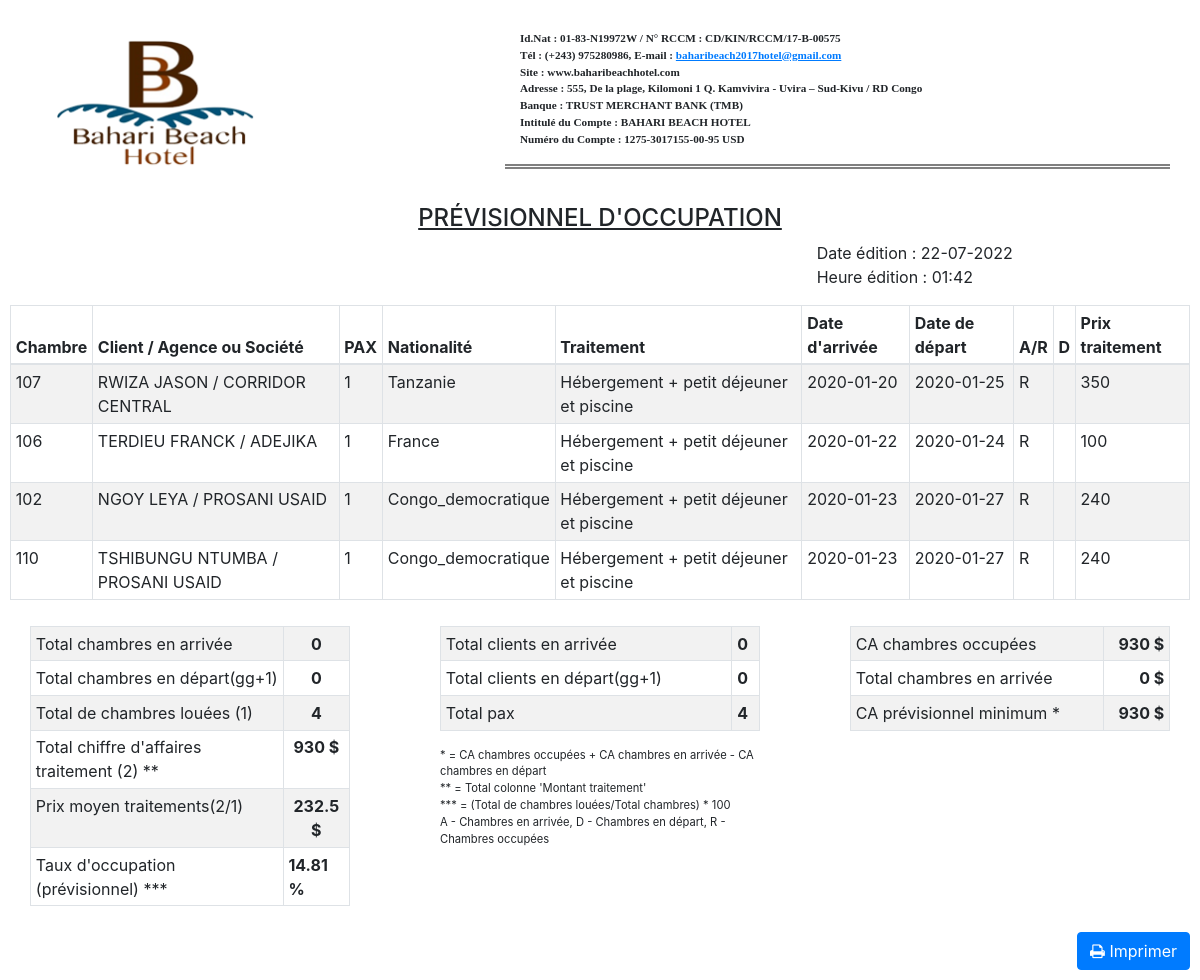
Screenshot of /php/previsionnelOccupA.php (signed in) with the database file from the repository.
### tables this page shows
CREATE TABLE IF NOT EXISTS `booking` (
  `id_booking` int(11) NOT NULL AUTO_INCREMENT,
  `date_booking` timestamp NULL DEFAULT CURRENT_TIMESTAMP,
  `id_client` int(11) DEFAULT NULL,
  `num_chambre` int(11) DEFAULT NULL,
  `date_in` date DEFAULT NULL,
  `date_out` date DEFAULT NULL,
  `nombre_jour` int(11) DEFAULT NULL,
  `total_apayer` double DEFAULT NULL,
  `accompte` double DEFAULT NULL,
  `reste_apayer` double DEFAULT NULL,
  `statut_booking` varchar(100) DEFAULT NULL,
  `nbre_enf` varchar(11) NOT NULL,
  `nbre_adult` varchar(11) NOT NULL,
  `reduction` double NOT NULL,
  `modePaie` varchar(10) NOT NULL,
  PRIMARY KEY (`id_booking`),
  KEY `id_client` (`id_client`),
  KEY `num_chambre` (`num_chambre`)
);

CREATE TABLE IF NOT EXISTS `rooms` (
  `id_room` int(11) NOT NULL AUTO_INCREMENT,
  `room_type` varchar(100) DEFAULT NULL,
  `room_code` int(11) DEFAULT NULL,
  `room_prix` double DEFAULT NULL,
  `autre_info` varchar(100) DEFAULT NULL,
  `niveau` int(11) NOT NULL,
  `statut` varchar(50) DEFAULT NULL,
  `motif` varchar(50) NOT NULL,
  `idCatCh` smallint(2) NOT NULL,
  `idVue` smallint(2) NOT NULL,
  PRIMARY KEY (`id_room`),
  KEY `idCatCh` (`idCatCh`),
  KEY `idVue` (`idVue`)
);

CREATE TABLE IF NOT EXISTS `client` (
  `id_client` int(11) NOT NULL AUTO_INCREMENT,
  `nom_client` varchar(200) DEFAULT NULL,
  `sexe_client` char(1) DEFAULT NULL,
  `etatCivil` varchar(20) DEFAULT NULL,
  `profession` varchar(100) DEFAULT NULL,
  `pays` varchar(50) DEFAULT NULL,
  `telClient` varchar(50) DEFAULT NULL,
  `email` varchar(50) DEFAULT NULL,
  `provenance` varchar(50) DEFAULT NULL,
  `destination` varchar(50) DEFAULT NULL,
  `piece` varchar(100) DEFAULT NULL,
  `numPiece` varchar(100) DEFAULT NULL,
  `lieuDel` varchar(100) DEFAULT NULL,
  `dateDel` date DEFAULT NULL,
  `residence` varchar(200) DEFAULT NULL,
  `photo` varchar(100) DEFAULT NULL,
  `idOrg` int(11) NOT NULL,
  PRIMARY KEY (`id_client`),
  KEY `idOrg` (`idOrg`)
);

CREATE TABLE IF NOT EXISTS `organisation` (
  `idOrg` int(11) NOT NULL AUTO_INCREMENT,
  `nomOrg` varchar(50) NOT NULL,
  `adresse` varchar(50) NOT NULL,
  `tel` varchar(50) NOT NULL,
  `emailOrg` varchar(50) NOT NULL,
  PRIMARY KEY (`idOrg`)
);

### php/previsionnelOccupA.php (the view, shortened to what the rows shown need)
<?php
    require_once('bd_cnx.php');
    $dateJ=date('Y-m-d');
 ?>
<!DOCTYPE html>
<html>
    <head>
        <link rel="stylesheet" type="text/css" href="pages/bootstrap/font-awesome-4.3.0/css/font-awesome.min.css">
        <link rel="stylesheet" type="text/css" href="pages/bootstrap/css/bootstrap.min.css">
        <link rel="stylesheet" type="text/css" href="pages/bootstrap/css/print.css" media="print">
    </head>
    <body id="">
            <div class="row " style="margin-top:0px; padding:10px;" >
                <div class="col-lg-12 col-md-12 col-sm-12 col-xs-12">
                    <table class="table table-bordered table-striped table-sm">
                      <thead>
                        <tr class="">
                          <th scope="col">Chambre</th>
                          <th scope="col">Client / Agence ou Société </th>
                          <th scope="col">PAX</th>
                          <th scope="col">Nationalité</th>
                          <th scope="col">Traitement</th>
                          <th scope="col">Date d'arrivée</th>
                          <th scope="col">Date de départ</th>
                          <th scope="col">A/R</th>
                          <th scope="col">D</th>
                          <th scope="col">Prix traitement</th>
                        </tr>
                      </thead>
                      <tbody>
                        <?php
                            $req = $bd->query("SELECT * FROM booking AS A, client AS B, rooms AS C , organisation AS D WHERE B.id_client = A.id_client AND C.id_room=A.num_chambre AND D.idOrg = B.idOrg AND A.statut_booking='CheckIn'");
                                ?>
                                  <?php
                                        while ($don=$req->fetch(PDO::FETCH_ASSOC)) {
                                            ?>
                                            <tr>
                                                <td><?php echo $don['room_code'] ?></td>
                                                <td><?php echo $don['nom_client'].' / '.$don['nomOrg']; ?></td>
                                                <td><?php echo $don['nbre_adult'] ?></td>
                                                <td><?php echo $don['pays'] ?></td>
                                                <td>Hébergement + petit déjeuner et piscine</td>
                                                <td><?php echo $don['date_in'] ?></td>
                                                <td><?php echo $don['date_out'] ?></td>
                                                  <?php if ($don['date_out']===$dateJ){ ?>
                                                  <td></td>
                                                  <?php }else{
                                                    ?>
                                                    <td><?php echo(($don['statut_booking']==='Encours')?'A':'R'); ?></td>
                                                <?php
                                                  } ?>
                                                <td><?php echo(($don['date_out']===$dateJ)?'D':'');  ?></td>
                                                <td><?php echo $don['reste_apayer'] ?></td>
                                            </tr>
                                            <?php
                                        }
                                     ?>
                      </tbody>
                    </table>
                </div>
            </div>
    </body>
</html>

### rows the page displays
booking: num_chambre.room_code "107", id_client.nom_client "RWIZA JASON", organisation.nomOrg "CORRIDOR CENTRAL", nbre_adult "1", id_client.pays "Tanzanie", date_in "2020-01-20", date_out "2020-01-25", statut_booking "R", reste_apayer "350"
booking: num_chambre.room_code "106", id_client.nom_client "TERDIEU FRANCK", organisation.nomOrg "ADEJIKA", nbre_adult "1", id_client.pays "France", date_in "2020-01-22", date_out "2020-01-24", statut_booking "R", reste_apayer "100"
booking: num_chambre.room_code "102", id_client.nom_client "NGOY LEYA", organisation.nomOrg "PROSANI USAID", nbre_adult "1", id_client.pays "Congo_democratique", date_in "2020-01-23", date_out "2020-01-27", statut_booking "R", reste_apayer "240"
booking: num_chambre.room_code "110", id_client.nom_client "TSHIBUNGU NTUMBA", organisation.nomOrg "PROSANI USAID", nbre_adult "1", id_client.pays "Congo_democratique", date_in "2020-01-23", date_out "2020-01-27", statut_booking "R", reste_apayer "240"

### other values shown
$don['total'] "0"
$nbreCh "4"
$don['total'] "930"
$don['totalMoy'] "232.5"
$pourc "14.81"
$don['total'] "4"
$nbre1 "930"
$nbre1+$nbr2-$nbre3 "930"
